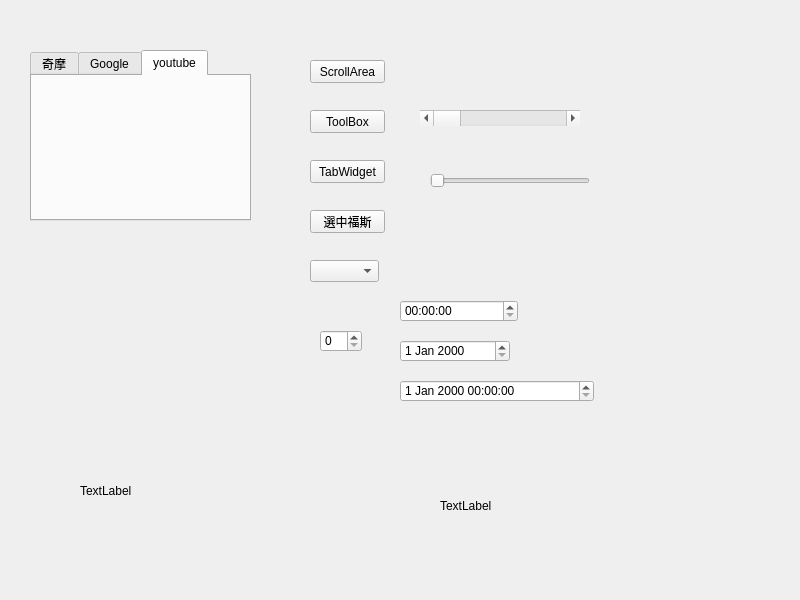
<?xml version="1.0" encoding="UTF-8"?>
<ui version="4.0">
 <class>Widget</class>
 <widget class="QWidget" name="Widget">
  <property name="geometry">
   <rect>
    <x>0</x>
    <y>0</y>
    <width>800</width>
    <height>600</height>
   </rect>
  </property>
  <property name="windowTitle">
   <string>Widget</string>
  </property>
  <widget class="QStackedWidget" name="stackedWidget">
   <property name="geometry">
    <rect>
     <x>10</x>
     <y>10</y>
     <width>261</width>
     <height>306</height>
    </rect>
   </property>
   <property name="currentIndex">
    <number>2</number>
   </property>
   <widget class="QWidget" name="page_4">
    <layout class="QVBoxLayout" name="verticalLayout_2">
     <item>
      <widget class="QScrollArea" name="scrollArea">
       <property name="widgetResizable">
        <bool>true</bool>
       </property>
       <widget class="QWidget" name="scrollAreaWidgetContents">
        <property name="geometry">
         <rect>
          <x>0</x>
          <y>0</y>
          <width>224</width>
          <height>331</height>
         </rect>
        </property>
        <layout class="QVBoxLayout" name="verticalLayout">
         <item>
          <widget class="QPushButton" name="pushButton">
           <property name="text">
            <string>PushButton</string>
           </property>
          </widget>
         </item>
         <item>
          <widget class="QPushButton" name="pushButton_2">
           <property name="text">
            <string>PushButton</string>
           </property>
          </widget>
         </item>
         <item>
          <widget class="QPushButton" name="pushButton_3">
           <property name="text">
            <string>PushButton</string>
           </property>
          </widget>
         </item>
         <item>
          <widget class="QPushButton" name="pushButton_4">
           <property name="text">
            <string>PushButton</string>
           </property>
          </widget>
         </item>
         <item>
          <widget class="QPushButton" name="pushButton_11">
           <property name="text">
            <string>PushButton</string>
           </property>
          </widget>
         </item>
         <item>
          <widget class="QPushButton" name="pushButton_10">
           <property name="text">
            <string>PushButton</string>
           </property>
          </widget>
         </item>
         <item>
          <widget class="QPushButton" name="pushButton_9">
           <property name="text">
            <string>PushButton</string>
           </property>
          </widget>
         </item>
         <item>
          <widget class="QPushButton" name="pushButton_8">
           <property name="text">
            <string>PushButton</string>
           </property>
          </widget>
         </item>
         <item>
          <widget class="QPushButton" name="pushButton_7">
           <property name="text">
            <string>PushButton</string>
           </property>
          </widget>
         </item>
         <item>
          <widget class="QPushButton" name="pushButton_6">
           <property name="text">
            <string>PushButton</string>
           </property>
          </widget>
         </item>
         <item>
          <widget class="QPushButton" name="pushButton_5">
           <property name="text">
            <string>PushButton</string>
           </property>
          </widget>
         </item>
        </layout>
       </widget>
      </widget>
     </item>
    </layout>
   </widget>
   <widget class="QWidget" name="page_5">
    <widget class="QToolBox" name="toolBox">
     <property name="geometry">
      <rect>
       <x>40</x>
       <y>0</y>
       <width>151</width>
       <height>261</height>
      </rect>
     </property>
     <property name="currentIndex">
      <number>2</number>
     </property>
     <widget class="QWidget" name="page">
      <property name="geometry">
       <rect>
        <x>0</x>
        <y>0</y>
        <width>151</width>
        <height>183</height>
       </rect>
      </property>
      <attribute name="label">
       <string>家人</string>
      </attribute>
     </widget>
     <widget class="QWidget" name="page_2">
      <property name="geometry">
       <rect>
        <x>0</x>
        <y>0</y>
        <width>151</width>
        <height>183</height>
       </rect>
      </property>
      <attribute name="label">
       <string>朋友</string>
      </attribute>
     </widget>
     <widget class="QWidget" name="page_3">
      <attribute name="label">
       <string>黑名單</string>
      </attribute>
     </widget>
    </widget>
   </widget>
   <widget class="QWidget" name="page_6">
    <widget class="QTabWidget" name="tabWidget">
     <property name="geometry">
      <rect>
       <x>20</x>
       <y>40</y>
       <width>221</width>
       <height>171</height>
      </rect>
     </property>
     <property name="currentIndex">
      <number>2</number>
     </property>
     <widget class="QWidget" name="tab">
      <attribute name="title">
       <string>奇摩</string>
      </attribute>
     </widget>
     <widget class="QWidget" name="tab_2">
      <attribute name="title">
       <string>Google</string>
      </attribute>
     </widget>
     <widget class="QWidget" name="tab_3">
      <attribute name="title">
       <string>youtube</string>
      </attribute>
     </widget>
    </widget>
   </widget>
  </widget>
  <widget class="QPushButton" name="btn_ScrollArea">
   <property name="geometry">
    <rect>
     <x>310</x>
     <y>60</y>
     <width>75</width>
     <height>23</height>
    </rect>
   </property>
   <property name="text">
    <string>ScrollArea</string>
   </property>
  </widget>
  <widget class="QPushButton" name="btn_ToolBox">
   <property name="geometry">
    <rect>
     <x>310</x>
     <y>110</y>
     <width>75</width>
     <height>23</height>
    </rect>
   </property>
   <property name="text">
    <string>ToolBox</string>
   </property>
  </widget>
  <widget class="QPushButton" name="btn_TabWidget">
   <property name="geometry">
    <rect>
     <x>310</x>
     <y>160</y>
     <width>75</width>
     <height>23</height>
    </rect>
   </property>
   <property name="text">
    <string>TabWidget</string>
   </property>
  </widget>
  <widget class="QComboBox" name="comboBox">
   <property name="geometry">
    <rect>
     <x>310</x>
     <y>260</y>
     <width>69</width>
     <height>22</height>
    </rect>
   </property>
  </widget>
  <widget class="QPushButton" name="btn_Select">
   <property name="geometry">
    <rect>
     <x>310</x>
     <y>210</y>
     <width>75</width>
     <height>23</height>
    </rect>
   </property>
   <property name="text">
    <string>選中福斯</string>
   </property>
  </widget>
  <widget class="QSpinBox" name="spinBox">
   <property name="geometry">
    <rect>
     <x>320</x>
     <y>330</y>
     <width>42</width>
     <height>22</height>
    </rect>
   </property>
  </widget>
  <widget class="QTimeEdit" name="timeEdit">
   <property name="geometry">
    <rect>
     <x>400</x>
     <y>300</y>
     <width>118</width>
     <height>22</height>
    </rect>
   </property>
  </widget>
  <widget class="QDateEdit" name="dateEdit">
   <property name="geometry">
    <rect>
     <x>400</x>
     <y>340</y>
     <width>110</width>
     <height>22</height>
    </rect>
   </property>
  </widget>
  <widget class="QDateTimeEdit" name="dateTimeEdit">
   <property name="geometry">
    <rect>
     <x>400</x>
     <y>380</y>
     <width>194</width>
     <height>22</height>
    </rect>
   </property>
  </widget>
  <widget class="QScrollBar" name="horizontalScrollBar">
   <property name="geometry">
    <rect>
     <x>420</x>
     <y>110</y>
     <width>160</width>
     <height>16</height>
    </rect>
   </property>
   <property name="orientation">
    <enum>Qt::Horizontal</enum>
   </property>
  </widget>
  <widget class="QSlider" name="horizontalSlider">
   <property name="geometry">
    <rect>
     <x>430</x>
     <y>170</y>
     <width>160</width>
     <height>22</height>
    </rect>
   </property>
   <property name="orientation">
    <enum>Qt::Horizontal</enum>
   </property>
  </widget>
  <widget class="QLabel" name="lbl_Image">
   <property name="geometry">
    <rect>
     <x>80</x>
     <y>430</y>
     <width>151</width>
     <height>121</height>
    </rect>
   </property>
   <property name="text">
    <string>TextLabel</string>
   </property>
  </widget>
  <widget class="QLabel" name="lbl_movie">
   <property name="geometry">
    <rect>
     <x>440</x>
     <y>450</y>
     <width>191</width>
     <height>111</height>
    </rect>
   </property>
   <property name="text">
    <string>TextLabel</string>
   </property>
  </widget>
 </widget>
 <resources/>
 <connections/>
</ui>
